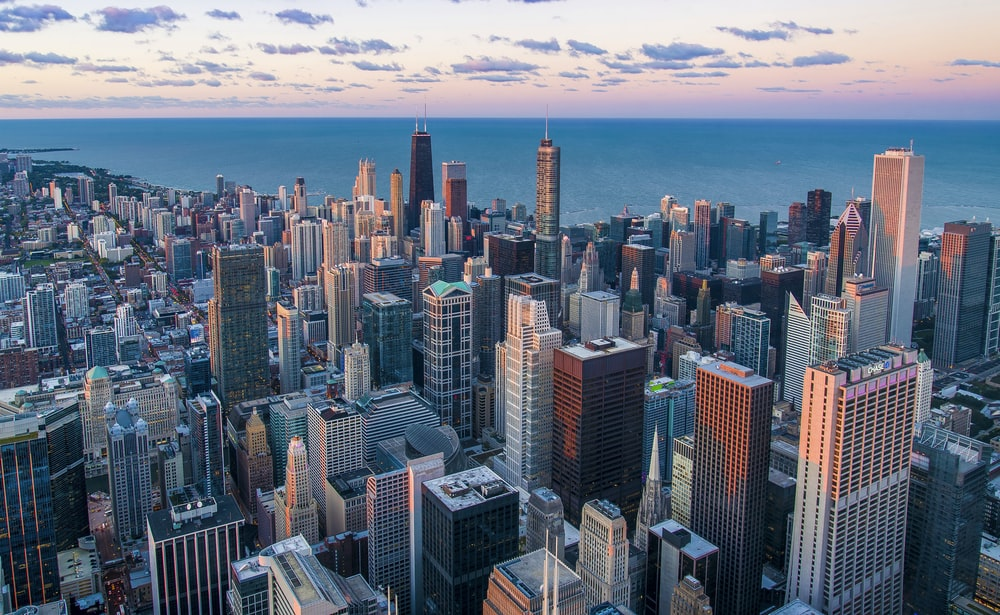
#> input picture Photo3.jpeg, 1000 x 615 px
$ jupyter execute 4.3.ipynb
#> lines starting #> are read from the running program, lines starting #| are printed output that depends on the picture
[cell 1]
import cv2
import numpy

[cell 2]
pic1=cv2.imread('Photo3.jpeg')
#> pic1 is the input picture: shape (615, 1000, 3); mean B, G, R 127.7, 112, 101.8

[cell 3]
pic2=cv2.imread('Photo2.jpg')
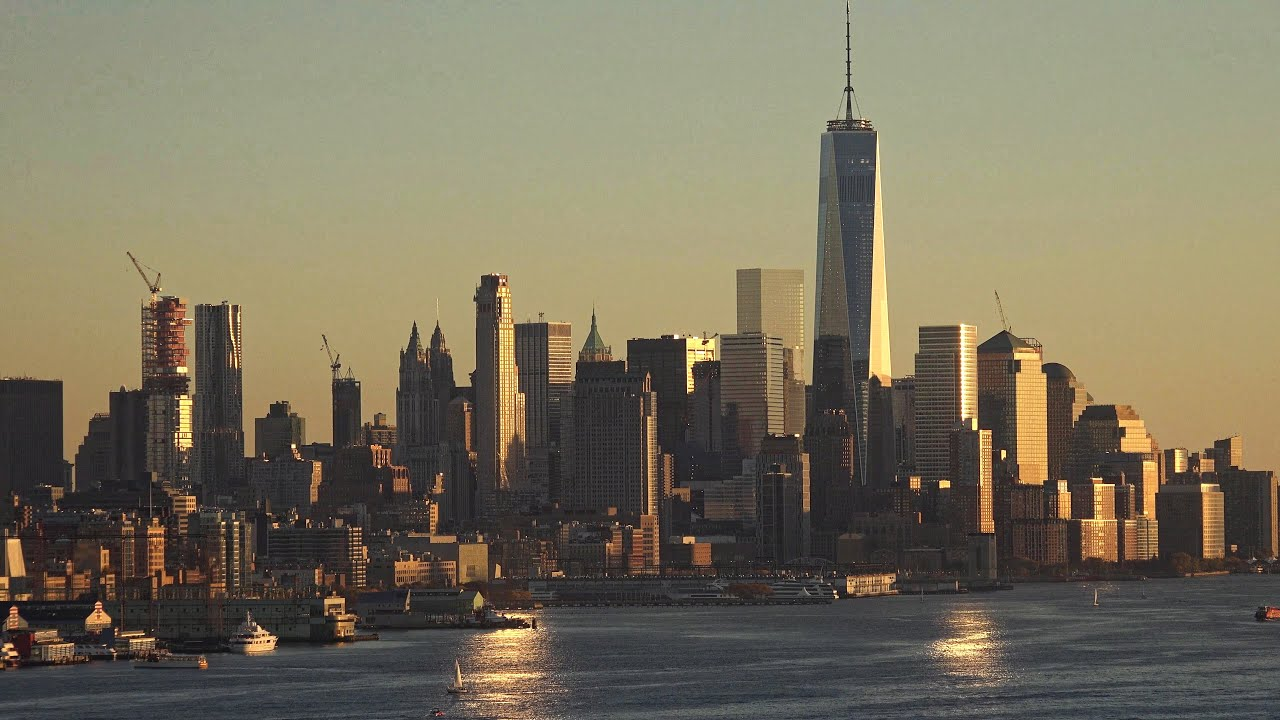
#> input picture Photo2.jpg, 1280 x 720 px
#> pic2 is the input picture: shape (720, 1280, 3); mean B, G, R 94.1, 114.2, 121.1

[cell 4]
pic1.shape
#> Out = (615, 1000, 3)

[cell 5]
pic2.shape
#> Out = (720, 1280, 3)

[cell 6]
#Length should be same for appending horizontally
pic2=pic2[:615,:]
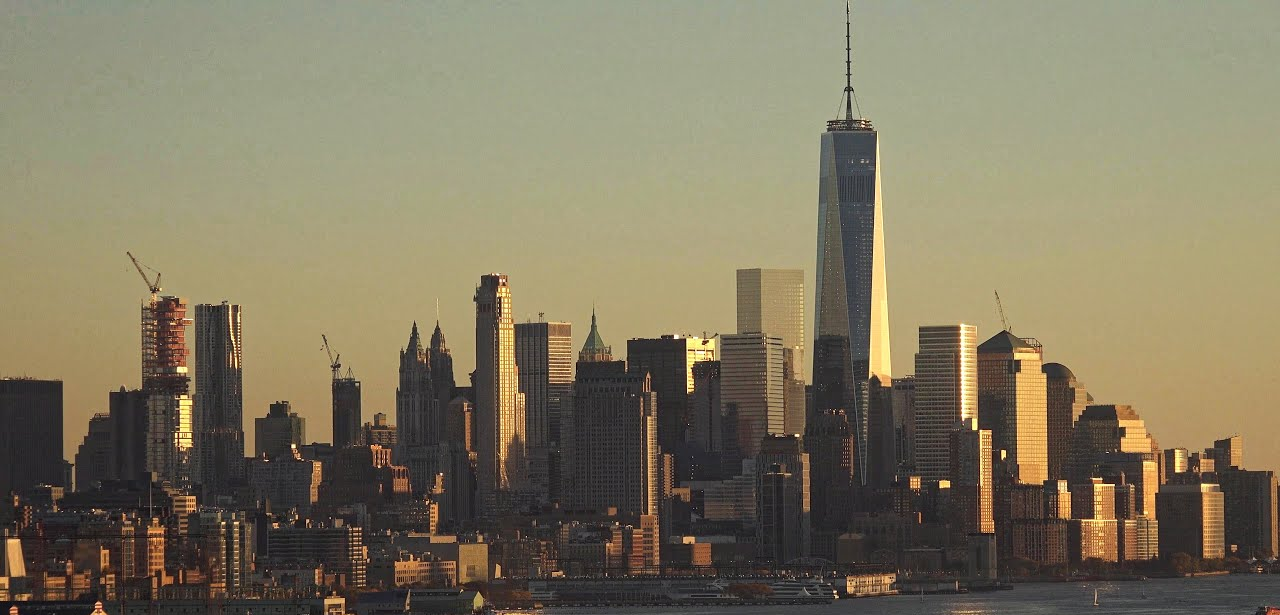
#> pic2: shape (615, 1280, 3); mean B, G, R 97.7, 121, 128.8

[cell 7]
pic2.shape
#> Out = (615, 1280, 3)

[cell 8]
#For combining horizontally
combine_pic_horizontal=numpy.hstack((pic1,pic2))
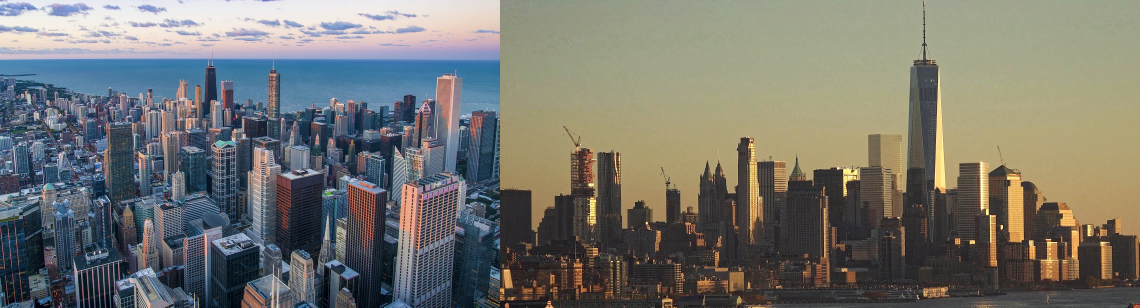
#> combine_pic_horizontal: shape (615, 2280, 3) (shown at 1/2 size); mean B, G, R 110.9, 117.1, 116.9

[cell 9]
#Display image
cv2.imshow('combine_h', combine_pic_horizontal)
cv2.waitKey()
cv2.destroyAllWindows()

[cell 10]
#Width should be same for appending vertically
pic2=cv2.imread('Photo2.jpg')
pic2=pic2[:,:1000]
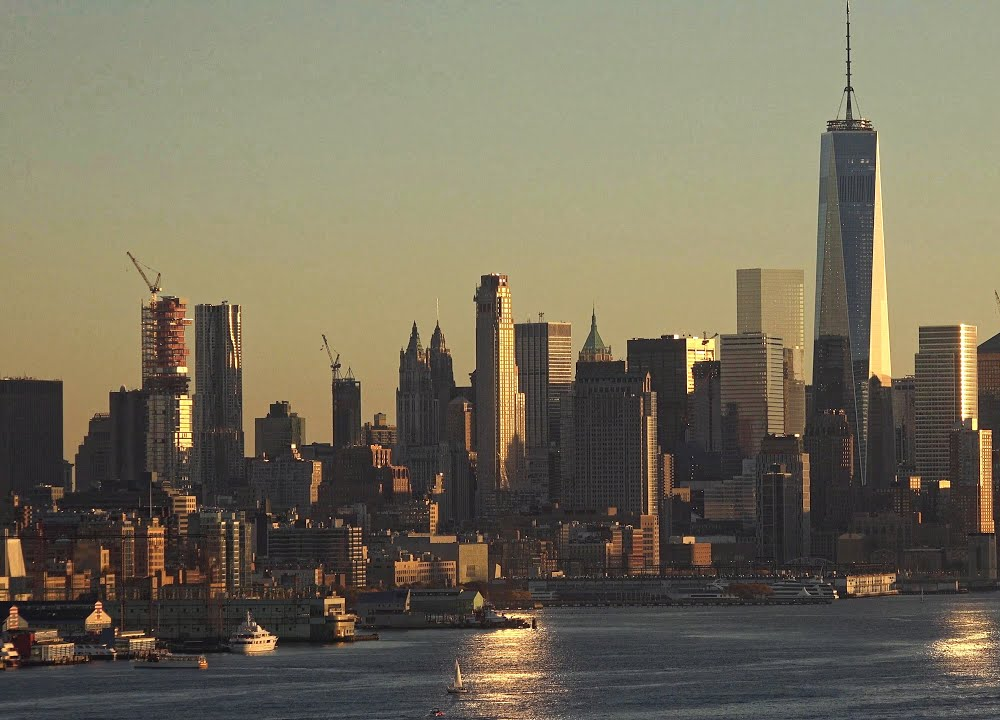
#> pic2: shape (720, 1000, 3); mean B, G, R 92.1, 110.6, 116.8

[cell 11]
#For combining vertically
combine_pic_vertical=numpy.vstack((pic1,pic2))
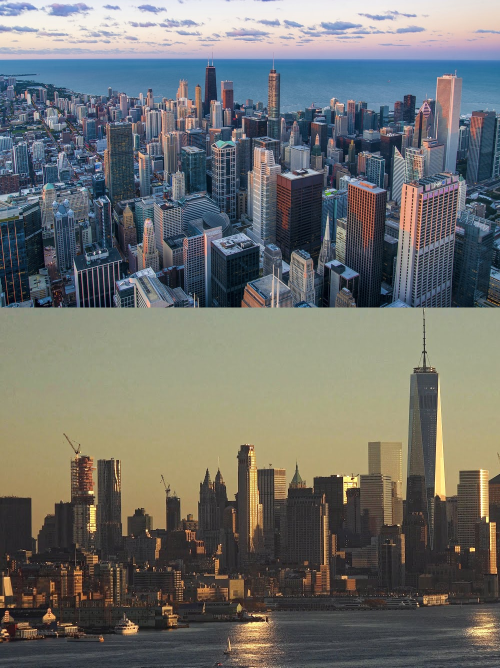
#> combine_pic_vertical: shape (1335, 1000, 3) (shown at 1/2 size); mean B, G, R 108.5, 111.3, 109.9
